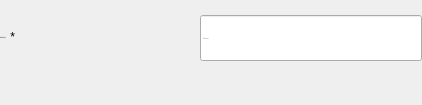
                            <widget class="QWidget" name="widget_7" native="true">
                             <property name="minimumSize">
                              <size>
                               <width>0</width>
                               <height>105</height>
                              </size>
                             </property>
                             <property name="maximumSize">
                              <size>
                               <width>16777215</width>
                               <height>105</height>
                              </size>
                             </property>
                             <layout class="QVBoxLayout" name="verticalLayout_3">
                              <property name="spacing">
                               <number>0</number>
                              </property>
                              <property name="leftMargin">
                               <number>0</number>
                              </property>
                              <property name="topMargin">
                               <number>0</number>
                              </property>
                              <property name="rightMargin">
                               <number>0</number>
                              </property>
                              <property name="bottomMargin">
                               <number>0</number>
                              </property>
                              <item>
                               <widget class="QWidget" name="widget_27" native="true">
                                <layout class="QHBoxLayout" name="horizontalLayout_29">
                                 <property name="spacing">
                                  <number>0</number>
                                 </property>
                                 <property name="leftMargin">
                                  <number>0</number>
                                 </property>
                                 <property name="topMargin">
                                  <number>0</number>
                                 </property>
                                 <property name="rightMargin">
                                  <number>0</number>
                                 </property>
                                 <property name="bottomMargin">
                                  <number>0</number>
                                 </property>
                                 <item>
                                  <layout class="QHBoxLayout" name="formInput_11">
                                   <property name="spacing">
                                    <number>0</number>
                                   </property>
                                   <property name="topMargin">
                                    <number>0</number>
                                   </property>
                                   <item alignment="Qt::AlignTop">
                                    <widget class="QWidget" name="label_product_2" native="true">
                                     <property name="minimumSize">
                                      <size>
                                       <width>200</width>
                                       <height>0</height>
                                      </size>
                                     </property>
                                     <property name="maximumSize">
                                      <size>
                                       <width>200</width>
                                       <height>16777215</height>
                                      </size>
                                     </property>
                                     <layout class="QHBoxLayout" name="horizontalLayout_9">
                                      <property name="spacing">
                                       <number>0</number>
                                      </property>
                                      <property name="leftMargin">
                                       <number>0</number>
                                      </property>
                                      <property name="topMargin">
                                       <number>30</number>
                                      </property>
                                      <property name="rightMargin">
                                       <number>0</number>
                                      </property>
                                      <property name="bottomMargin">
                                       <number>0</number>
                                      </property>
                                      <item>
                                       <widget class="QLabel" name="label_4">
                                        <property name="font">
                                         <font>
                                          <family>Cambria</family>
                                          <pointsize>-1</pointsize>
                                          <bold>false</bold>
                                         </font>
                                        </property>
                                        <property name="text">
                                         <string>Mã đơn hàng</string>
                                        </property>
                                       </widget>
                                      </item>
                                      <item>
                                       <widget class="QLabel" name="label_required_5">
                                        <property name="sizePolicy">
                                         <sizepolicy hsizetype="Expanding" vsizetype="Preferred">
                                          <horstretch>0</horstretch>
                                          <verstretch>0</verstretch>
                                         </sizepolicy>
                                        </property>
                                        <property name="text">
                                         <string> *</string>
                                        </property>
                                       </widget>
                                      </item>
                                     </layout>
                                    </widget>
                                   </item>
                                   <item alignment="Qt::AlignTop">
                                    <widget class="QWidget" name="widget_28" native="true">
                                     <property name="maximumSize">
                                      <size>
                                       <width>16777215</width>
                                       <height>16777215</height>
                                      </size>
                                     </property>
                                     <layout class="QVBoxLayout" name="verticalLayout_20">
                                      <property name="spacing">
                                       <number>0</number>
                                      </property>
                                      <property name="leftMargin">
                                       <number>0</number>
                                      </property>
                                      <property name="topMargin">
                                       <number>15</number>
                                      </property>
                                      <property name="rightMargin">
                                       <number>0</number>
                                      </property>
                                      <property name="bottomMargin">
                                       <number>0</number>
                                      </property>
                                      <item>
                                       <widget class="QLineEdit" name="order_code_le">
                                        <property name="minimumSize">
                                         <size>
                                          <width>222</width>
                                          <height>46</height>
                                         </size>
                                        </property>
                                        <property name="maximumSize">
                                         <size>
                                          <width>16777215</width>
                                          <height>16777215</height>
                                         </size>
                                        </property>
                                        <property name="font">
                                         <font>
                                          <family>Cambria</family>
                                          <pointsize>-1</pointsize>
                                         </font>
                                        </property>
                                        <property name="text">
                                         <string/>
                                        </property>
                                        <property name="placeholderText">
                                         <string>Mã đơn hàng</string>
                                        </property>
                                        <property name="clearButtonEnabled">
                                         <bool>true</bool>
                                        </property>
                                       </widget>
                                      </item>
                                      <item>
                                       <widget class="QLabel" name="error_order_code">
                                        <property name="text">
                                         <string/>
                                        </property>
                                        <property name="margin">
                                         <number>0</number>
                                        </property>
                                       </widget>
                                      </item>
                                     </layout>
                                    </widget>
                                   </item>
                                  </layout>
                                 </item>
                                </layout>
                               </widget>
                              </item>
                             </layout>
                            </widget>
